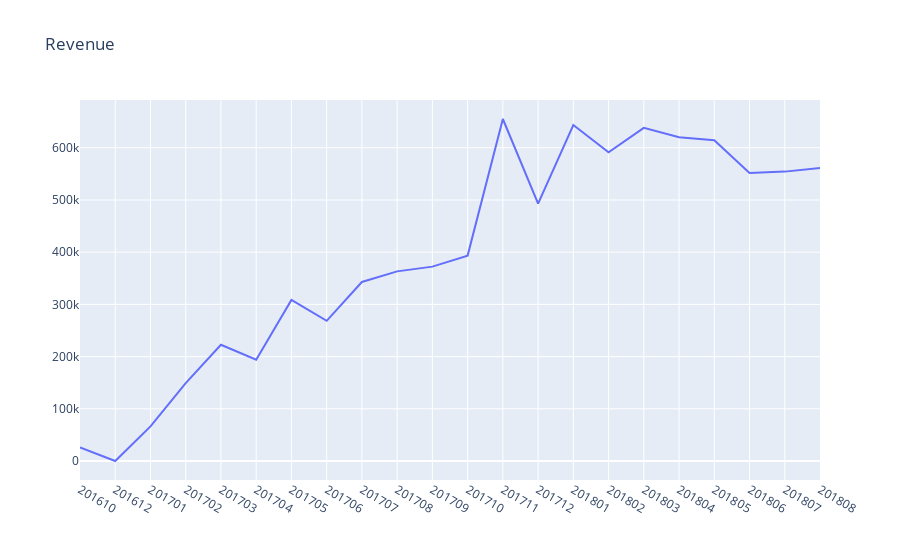

Notebook source saved alongside this figure:
### Code cell
#creating a scatter plot for Revenue with respect to month 

month_df = [
    go.Scatter(
        x=month['Month'], ,
        y=month['Revenue'],
    )
]

scatter_layout = go.Layout(
        xaxis={"type": "category"},
        title='Revenue'
    )
figure = go.Figure(data=month_df, layout=scatter_layout)
pyoff.iplot(figure)

### Figure 1 — Plotly figure (JSON) as saved in the notebook; plotly's stock layout.template omitted (floating-point values rounded to 4 significant figures)
{"data": [{"type": "scatter", "x": [201610, 201612, 201701, 201702, 201703, 201704, 201705, 201706, 201707, 201708, 201709, 201710, 201711, 201712, 201801, 201802, 201803, 201804, 201805, 201806, 201807, 201808], "y": [26050.0, 19.62, 66260.0, 149200.0, 222600.0, 194100.0, 308600.0, 268500.0, 342900.0, 363200.0, 372300.0, 393500.0, 655100.0, 492900.0, 643500.0, 591200.0, 638200.0, 620400.0, 614300.0, 551500.0, 554300.0, 561100.0]}], "layout": {"title": {"text": "Revenue"}, "xaxis": {"type": "category"}}}
